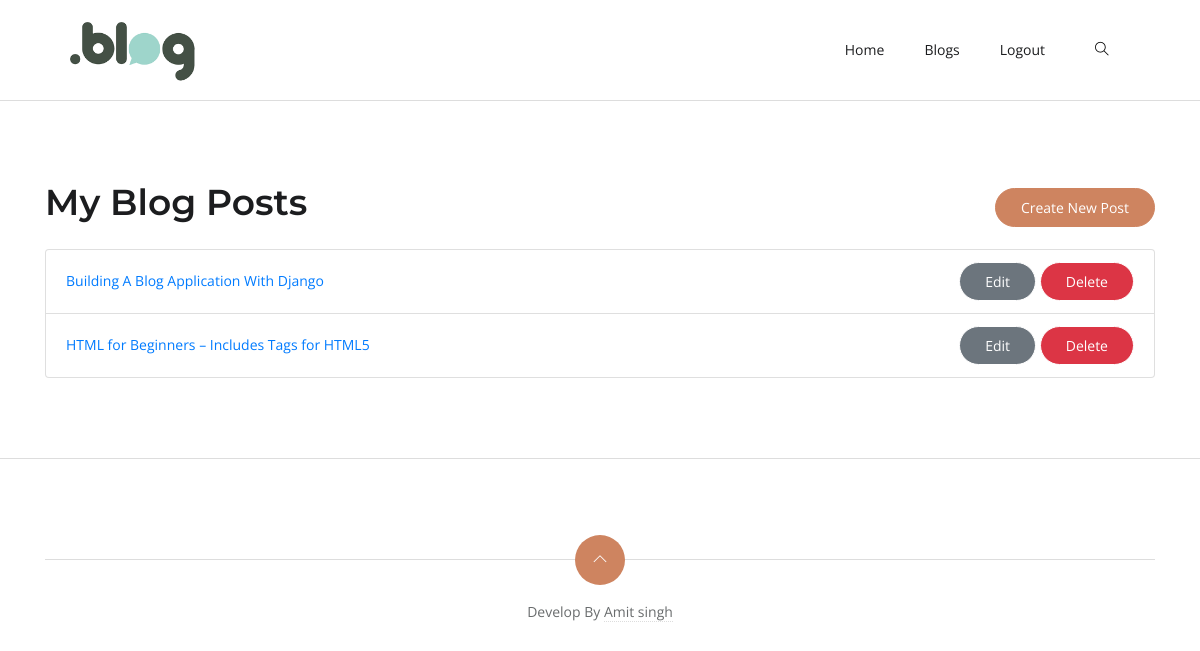
/posts/ (signed in), run on an earlier commit of the app's database.
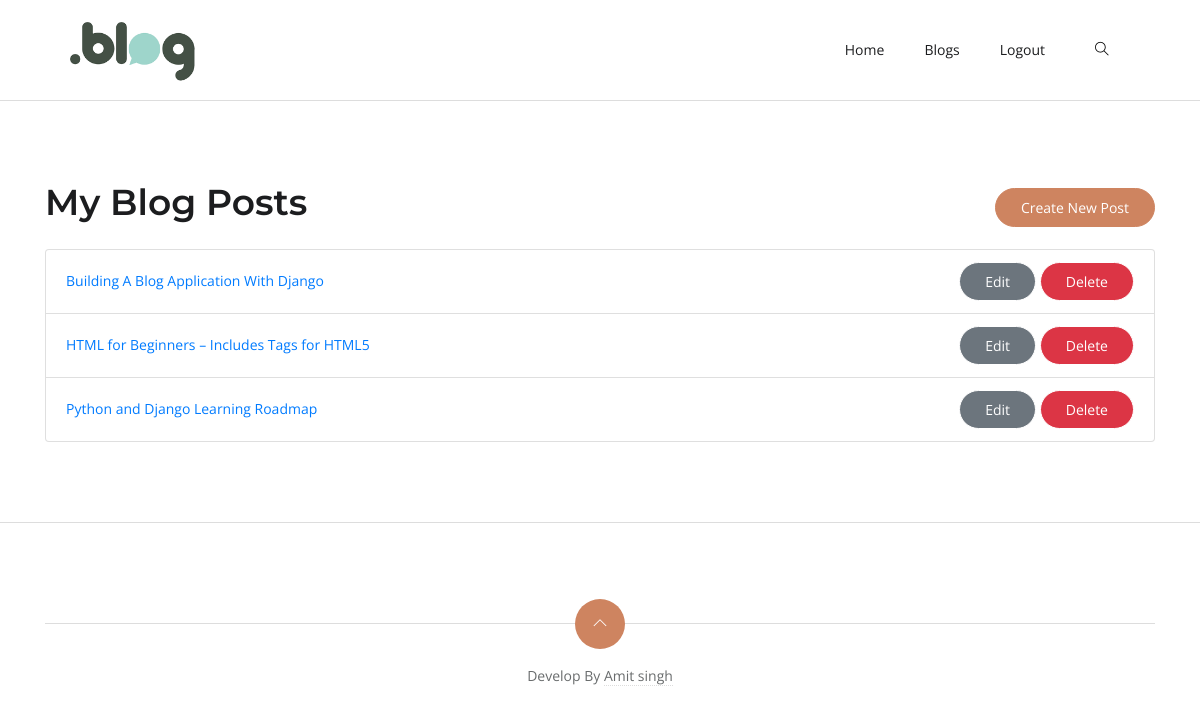
And on a later commit of the database.
### blog/models.py (models this page shows, shortened)
class Post(models.Model):
    title = models.CharField(max_length=500)
    slug = models.SlugField(unique=True, blank=True)
    content = RichTextField()
    published_date = models.DateTimeField(auto_now=True, blank=True)
    post_image = models.ImageField(
        null=True, default="post-2.jpg", upload_to="postImage"
    )
    author = models.ForeignKey(User, on_delete=models.CASCADE)
    category = models.ManyToManyField(Category)
    created_at = models.DateTimeField(auto_now_add=True)
    updated_date = models.DateTimeField(auto_now=True)

### blog/views.py (the view)
# urls.py: path("posts/", views.post_list, name="post_list"),
@login_required
def post_list(request):
    posts = Post.objects.filter(author=request.user)
    return render(request, "post/post_list.html", {"posts": posts})

### templates/post/post_list.html
{% extends "base.html" %} {% block content %}
<section class="section-sm">
  <div class="container">
    <div class="d-flex justify-content-between align-items-center mb-3">
      <h2>My Blog Posts</h2>
      <a href="{% url 'create-post' %}" class="btn btn-primary"
        >Create New Post</a
      >
    </div>
    <ul class="list-group">
      {% for post in posts %}
      <li
        class="list-group-item d-flex justify-content-between align-items-center"
      >
        <a href="{% url 'post' post.slug %}">{{ post.title }}</a>
        <div>
          <a
            href="{% url 'post_edit' post.slug %}"
            class="btn btn-sm btn-secondary"
            >Edit</a
          >
          <a
            href="{% url 'post_delete' post.slug %}"
            class="btn btn-sm btn-danger"
            >Delete</a
          >
        </div>
      </li>
      {% endfor %}
    </ul>
  </div>
</section>
{% endblock %}

What changed in the data, as far as the page shows it:
added Post: title "Python and Django Learning Roadmap"
